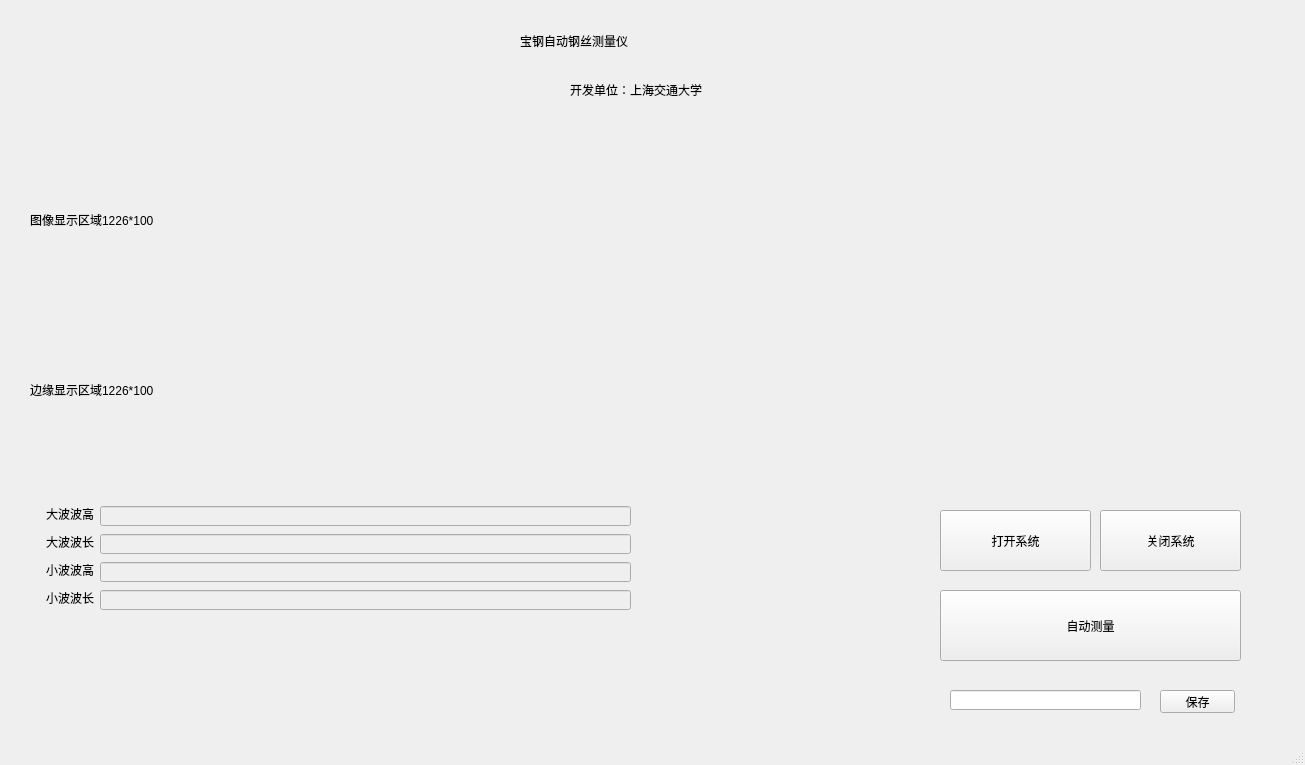
<?xml version="1.0" encoding="UTF-8"?>
<ui version="4.0">
 <class>MainWindow</class>
 <widget class="QMainWindow" name="MainWindow">
  <property name="geometry">
   <rect>
    <x>0</x>
    <y>0</y>
    <width>1305</width>
    <height>765</height>
   </rect>
  </property>
  <property name="windowTitle">
   <string>MainWindow</string>
  </property>
  <widget class="QWidget" name="centralWidget">
   <widget class="QLabel" name="label_title">
    <property name="geometry">
     <rect>
      <x>520</x>
      <y>20</y>
      <width>251</width>
      <height>41</height>
     </rect>
    </property>
    <property name="text">
     <string>宝钢自动钢丝测量仪</string>
    </property>
   </widget>
   <widget class="QLabel" name="label_2">
    <property name="geometry">
     <rect>
      <x>570</x>
      <y>80</y>
      <width>151</width>
      <height>20</height>
     </rect>
    </property>
    <property name="text">
     <string>开发单位：上海交通大学</string>
    </property>
   </widget>
   <widget class="QLabel" name="label_image">
    <property name="geometry">
     <rect>
      <x>30</x>
      <y>170</y>
      <width>1226</width>
      <height>100</height>
     </rect>
    </property>
    <property name="text">
     <string>图像显示区域1226*100</string>
    </property>
   </widget>
   <widget class="QPushButton" name="btn_auto_test">
    <property name="geometry">
     <rect>
      <x>940</x>
      <y>590</y>
      <width>301</width>
      <height>71</height>
     </rect>
    </property>
    <property name="text">
     <string>自动测量</string>
    </property>
   </widget>
   <widget class="QLabel" name="label_4">
    <property name="geometry">
     <rect>
      <x>46</x>
      <y>506</y>
      <width>48</width>
      <height>16</height>
     </rect>
    </property>
    <property name="text">
     <string>大波波高</string>
    </property>
   </widget>
   <widget class="QLineEdit" name="edit_big_height">
    <property name="enabled">
     <bool>false</bool>
    </property>
    <property name="geometry">
     <rect>
      <x>100</x>
      <y>506</y>
      <width>531</width>
      <height>20</height>
     </rect>
    </property>
   </widget>
   <widget class="QLabel" name="label_5">
    <property name="geometry">
     <rect>
      <x>46</x>
      <y>534</y>
      <width>48</width>
      <height>16</height>
     </rect>
    </property>
    <property name="text">
     <string>大波波长</string>
    </property>
   </widget>
   <widget class="QLineEdit" name="edit_big_length">
    <property name="enabled">
     <bool>false</bool>
    </property>
    <property name="geometry">
     <rect>
      <x>100</x>
      <y>534</y>
      <width>531</width>
      <height>20</height>
     </rect>
    </property>
   </widget>
   <widget class="QLabel" name="label_6">
    <property name="geometry">
     <rect>
      <x>46</x>
      <y>562</y>
      <width>48</width>
      <height>16</height>
     </rect>
    </property>
    <property name="text">
     <string>小波波高</string>
    </property>
   </widget>
   <widget class="QLineEdit" name="edit_small_height">
    <property name="enabled">
     <bool>false</bool>
    </property>
    <property name="geometry">
     <rect>
      <x>100</x>
      <y>562</y>
      <width>531</width>
      <height>20</height>
     </rect>
    </property>
   </widget>
   <widget class="QLabel" name="label_7">
    <property name="geometry">
     <rect>
      <x>46</x>
      <y>590</y>
      <width>48</width>
      <height>16</height>
     </rect>
    </property>
    <property name="text">
     <string>小波波长</string>
    </property>
   </widget>
   <widget class="QLineEdit" name="edit_small_length">
    <property name="enabled">
     <bool>false</bool>
    </property>
    <property name="geometry">
     <rect>
      <x>100</x>
      <y>590</y>
      <width>531</width>
      <height>20</height>
     </rect>
    </property>
   </widget>
   <widget class="QLineEdit" name="lineEdit_5">
    <property name="geometry">
     <rect>
      <x>950</x>
      <y>690</y>
      <width>191</width>
      <height>20</height>
     </rect>
    </property>
   </widget>
   <widget class="QPushButton" name="btn_start_system">
    <property name="geometry">
     <rect>
      <x>940</x>
      <y>510</y>
      <width>151</width>
      <height>61</height>
     </rect>
    </property>
    <property name="text">
     <string>打开系统</string>
    </property>
   </widget>
   <widget class="QPushButton" name="btn_close_system">
    <property name="geometry">
     <rect>
      <x>1100</x>
      <y>510</y>
      <width>141</width>
      <height>61</height>
     </rect>
    </property>
    <property name="text">
     <string>关闭系统</string>
    </property>
   </widget>
   <widget class="QLabel" name="label_canny">
    <property name="geometry">
     <rect>
      <x>30</x>
      <y>340</y>
      <width>1226</width>
      <height>100</height>
     </rect>
    </property>
    <property name="text">
     <string>边缘显示区域1226*100</string>
    </property>
   </widget>
   <widget class="QPushButton" name="btn_savefile">
    <property name="geometry">
     <rect>
      <x>1160</x>
      <y>690</y>
      <width>75</width>
      <height>23</height>
     </rect>
    </property>
    <property name="text">
     <string>保存</string>
    </property>
   </widget>
  </widget>
  <widget class="QStatusBar" name="statusBar"/>
 </widget>
 <layoutdefault spacing="6" margin="11"/>
 <resources/>
 <connections/>
</ui>
